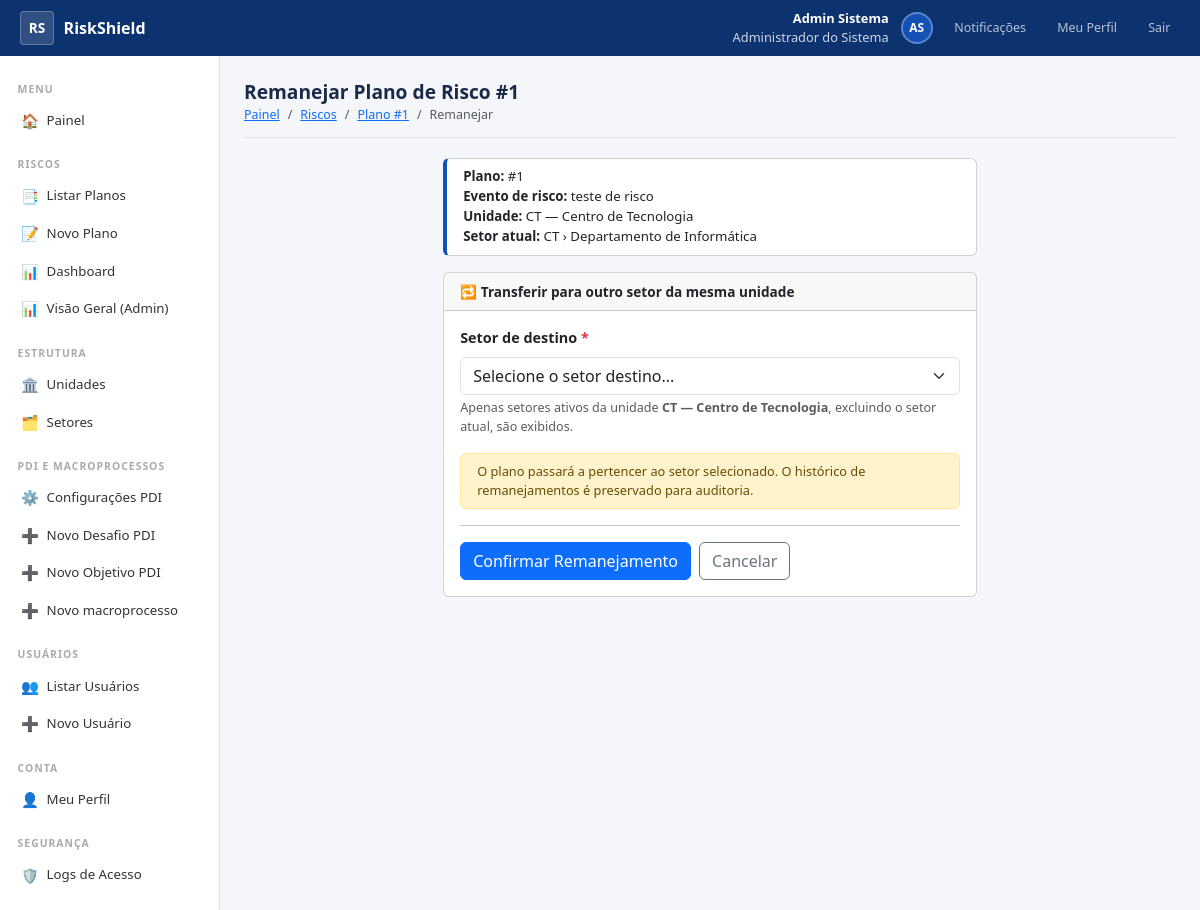
Page /riscos/1/remanejar/ (signed in) on the committed database.
### accounts/models.py (models this page shows, shortened)
class Usuario(AbstractBaseUser, PermissionsMixin):
    primeiro_nome = models.CharField('Primeiro Nome', max_length=80)
    sobrenome = models.CharField('Sobrenome', max_length=100)
    matricula = models.CharField('Matrícula', max_length=20, unique=True, db_index=True)
    email = models.EmailField('E-mail Institucional', unique=True, db_index=True)
    foto = models.ImageField('Foto', upload_to='fotos/', blank=True, null=True)
    telefone = models.CharField('Telefone Institucional', max_length=20, blank=True)
    cargo = models.CharField('Cargo / Função', max_length=120, blank=True)
    perfil = models.CharField(
        'Perfil',
        max_length=20,
        choices=Perfil.choices,
        default=Perfil.SERVIDOR,
        db_index=True,
    )
    ativo = models.BooleanField('Ativo', default=True, db_index=True)
    conta_ativada = models.BooleanField('Conta Ativada', default=False)
    is_staff = models.BooleanField('Acesso Admin Django', default=False)
    criado_em = models.DateTimeField('Criado em',    auto_now_add=True)
    atualizado_em = models.DateTimeField('Atualizado em', auto_now=True)
    deleted_at = models.DateTimeField('Excluído em',  null=True, blank=True, db_index=True)
    criado_por = models.ForeignKey(
        'self', on_delete=models.SET_NULL,
        null=True, blank=True,
        related_name='usuarios_criados',
        verbose_name='Criado por',
    )
    ultimo_login_ip = models.GenericIPAddressField('IP do Último Login', null=True, blank=True)
    history = HistoricalRecords(
        history_change_reason_field=models.TextField(null=True),
        excluded_fields=['last_login', 'ultimo_login_ip'],
    )
    objects = UsuarioManager()
    USERNAME_FIELD  = 'matricula'
    REQUIRED_FIELDS = ['email', 'primeiro_nome', 'sobrenome']
    class Meta:
        verbose_name = 'Usuário'
        verbose_name_plural  = 'Usuários'
        ordering = ['primeiro_nome', 'sobrenome']
    def get_nome_completo(self):
        return f'{self.primeiro_nome} {self.sobrenome}'.strip()
    def get_iniciais(self):
        partes = self.get_nome_completo().split()
        if len(partes) >= 2:
            return f'{partes[0][0]}{partes[-1][0]}'.upper()
        return self.matricula[:2].upper()
    @property
    def is_admin(self):
        return self.perfil == Perfil.ADMIN
    @property
    def is_servidor(self):
        return self.perfil == Perfil.SERVIDOR
    @property
    def pode_criar_usuario(self):
        return self.perfil in (Perfil.ADMIN, Perfil.GESTOR_UNIDADE)
    @property
    def pode_gerenciar_usuarios(self):
        return self.perfil in (Perfil.ADMIN, Perfil.GESTOR_UNIDADE, Perfil.GESTOR_SETOR)
    @property
    def pode_ver_logs(self):
        return self.perfil == Perfil.ADMIN

### riscos/models.py (models this page shows, shortened)
class PlanoDeRisco(models.Model):
    STATUS_SEM_TRATAMENTO = 'sem_tratamento'
    STATUS_COM_TRATAMENTO = 'com_tratamento'
    STATUS_CHOICES = [
        (STATUS_SEM_TRATAMENTO, 'Sem Tratamento'),
        (STATUS_COM_TRATAMENTO, 'Com Tratamento'),
    ]
    setor           = models.ForeignKey(Setor, on_delete=models.PROTECT,
                                        related_name='planos')
    criado_por      = models.ForeignKey(settings.AUTH_USER_MODEL,
                                        on_delete=models.PROTECT, related_name='planos_criados')
    status          = models.CharField(max_length=20, choices=STATUS_CHOICES,
                                       default=STATUS_SEM_TRATAMENTO, db_index=True)
    criado_em       = models.DateTimeField(auto_now_add=True)
    atualizado_em   = models.DateTimeField(auto_now=True)
    deleted_at      = models.DateTimeField(null=True, blank=True)
    history         = HistoricalRecords()
    class Meta:
        verbose_name = 'Plano de Risco'
        verbose_name_plural = 'Planos de Risco'
        ordering = ['-criado_em']

class IdentificacaoRisco(models.Model):
    TIPOLOGIA_CHOICES = [
        ('ESTRATEGICO',   'Estratégico'),
        ('OPERACIONAL',   'Operacional'),
        ('INTEGRIDADE',   'Integridade'),
        ('IMAGEM',        'Imagem'),
        ('LEGAL',         'Legal / Conformidade'),
        ('FINANCEIRO',    'Financeiro / Orçamentário'),
        ('AMB_EXTERNO',   'Ambiente Externo'),
    ]
    plano           = models.OneToOneField(PlanoDeRisco,
                                           on_delete=models.CASCADE, related_name='identificacao')
    tipologia       = models.CharField(max_length=20, choices=TIPOLOGIA_CHOICES)
    macroprocesso   = models.ForeignKey(Macroprocesso,
                                        on_delete=models.SET_NULL, null=True, blank=True)
    objetivo_pdi    = models.ForeignKey(ObjetivoPDI,
                                        on_delete=models.SET_NULL, null=True, blank=True)
    desafio_pdi     = models.ForeignKey(DesafioPDI,
                                            on_delete=models.SET_NULL, null=True, blank=True)
    descricao_evento = models.TextField('Descrição do Evento de Risco')
    causas          = models.TextField('Causas')
    consequencias   = models.TextField('Consequências')
    class Meta:
        verbose_name = 'Identificação do Risco'

### organizacional/models.py (models this page shows, shortened)
class Unidade(models.Model):
    TIPO_CHOICES = [
        ('REITORIA',     'Reitoria'),
        ('PRO_REITORIA', 'Pró-Reitoria'),
        ('CENTRO',       'Centro de Ensino'),
        ('ORGAO',        'Órgão Suplementar'),
        ('CAMPUS',       'Campus'),
    ]
    nome       = models.CharField('Nome', max_length=200)
    sigla      = models.CharField('Sigla', max_length=20, blank=True)
    tipo       = models.CharField('Tipo', max_length=20, choices=TIPO_CHOICES)
    ativo      = models.BooleanField('Ativo', default=True)
    deleted_at = models.DateTimeField('Excluído em', null=True, blank=True)
    criado_em  = models.DateTimeField('Criado em', auto_now_add=True)
    history    = HistoricalRecords()
    class Meta:  # pylint: disable=too-few-public-methods
        verbose_name         = 'Unidade'
        verbose_name_plural  = 'Unidades'
        ordering             = ['nome']
    def __str__(self):
        return f'{self.sigla} — {self.nome}' if self.sigla else self.nome

class Setor(models.Model):
    unidade    = models.ForeignKey(Unidade, on_delete=models.PROTECT, related_name='setores')
    nome       = models.CharField('Nome', max_length=200)
    sigla      = models.CharField('Sigla', max_length=20, blank=True)
    ativo      = models.BooleanField('Ativo', default=True)
    deleted_at = models.DateTimeField('Excluído em', null=True, blank=True)
    criado_em  = models.DateTimeField('Criado em', auto_now_add=True)
    history    = HistoricalRecords()
    class Meta:  # pylint: disable=too-few-public-methods
        verbose_name         = 'Setor / Subunidade'
        verbose_name_plural  = 'Setores / Subunidades'
        ordering             = ['unidade__nome', 'nome']
    def __str__(self):
        if self.unidade.sigla:  # pylint: disable=no-member
            return f'{self.unidade.sigla} › {self.nome}'  # pylint: disable=no-member
        return f'{self.unidade.nome} › {self.nome}'  # pylint: disable=no-member

### riscos/views.py (the view)
# urls.py: path('<int:pk>/remanejar/',       views.remanejar_plano,  name='remanejar_plano'),
@login_required
def remanejar_plano(request, pk):
    u = request.user
    perfil = getattr(u, 'perfil', '')
    if perfil not in (PERFIL_ADMINISTRADOR, PERFIL_GESTOR_UNIDADE) and not u.is_superuser:
        return HttpResponseForbidden('Apenas Gestores da Unidade ou \
                                     Administradores podem remanejar planos.')
    plano = get_object_or_404(PlanoDeRisco, pk=pk, deleted_at__isnull=True)
    if perfil == PERFIL_GESTOR_UNIDADE:
        if not qs_planos(u).filter(pk=plano.pk).exists():
            return HttpResponseForbidden('Este plano não pertence à sua unidade.')
    unidade = plano.setor.unidade
    if request.method == 'POST':
        form = RemanejarForm(request.POST, unidade=unidade, setor_atual=plano.setor)
        if form.is_valid():
            setor_destino = form.cleaned_data['setor']
            plano.setor = setor_destino
            plano.save(update_fields=['setor'])
            messages.success(
                request,
                f'Plano remanejado para o setor "{setor_destino}" com sucesso.'
            )
            return redirect('riscos:visualizar_plano', pk=plano.pk)
    else:
        form = RemanejarForm(unidade=unidade, setor_atual=plano.setor)
    return render(request, 'riscos/remanejar_plano.html', {
        'plano': plano,
        'form': form,
        'unidade': unidade,
    })

### templates/riscos/remanejar_plano.html (shortened to what this page needs)
{% extends 'base_sistema.html' %}
{% block content %}
<div class="page-header">
  <h1>Remanejar Plano de Risco #{{ plano.pk }}</h1>
  <ol class="breadcrumb mb-0">
    <li class="breadcrumb-item"><a href="{% url 'painel' %}">Painel</a></li>
    <li class="breadcrumb-item"><a href="{% url 'riscos:lista_planos' %}">Riscos</a></li>
    <li class="breadcrumb-item"><a href="{% url 'riscos:visualizar_plano' plano.pk %}">Plano #{{ plano.pk }}</a></li>
    <li class="breadcrumb-item active">Remanejar</li>
  </ol>
</div>
<div class="row justify-content-center">
  <div class="col-md-7">
    <div class="card mb-3" style="border-left:4px solid #1351B4;">
      <div class="card-body py-2 px-3" style="font-size:.83rem;">
        <div><strong>Plano:</strong> #{{ plano.pk }}</div>
        {% if plano.identificacao %}
        <div><strong>Evento de risco:</strong> {{ plano.identificacao.descricao_evento|truncatechars:140 }}</div>
        {% endif %}
        <div><strong>Unidade:</strong> {{ unidade }}</div>
        <div><strong>Setor atual:</strong> {{ plano.setor }}</div>
      </div>
    </div>
    <div class="card">
      <div class="card-header py-2">
        <strong style="font-size:.85rem;">🔁 Transferir para outro setor da mesma unidade</strong>
      </div>
      <div class="card-body">
        <form method="post" novalidate>
          <div class="mb-3">
            <label class="form-label fw-semibold">Setor de destino <span class="text-danger">*</span></label>
            {{ form.setor }}
            <div class="form-text">
              Apenas setores ativos da unidade <strong>{{ unidade }}</strong>, excluindo o setor atual, são exibidos.
            </div>
          </div>
          <div class="alert alert-warning py-2" style="font-size:.8rem;">
            O plano passará a pertencer ao setor selecionado. O histórico de remanejamentos
            é preservado para auditoria.
          </div>
          <hr>
          <div class="d-flex gap-2">
            <button type="submit" class="btn btn-primary">Confirmar Remanejamento</button>
            <a href="{% url 'riscos:visualizar_plano' plano.pk %}" class="btn btn-outline-secondary">Cancelar</a>
          </div>
        </form>
      </div>
    </div>
  </div>
</div>
{% endblock %}

### templates/base_sistema.html (shortened to what this page needs)
{% load static %}
<!DOCTYPE html>
<html lang="pt-BR">
<head>
  <link href="https://cdn.jsdelivr.net/npm/bootstrap@5.3.0/dist/css/bootstrap.min.css" rel="stylesheet">
  <link rel="stylesheet" href="{% static 'css/styles_sistema.css' %}">
</head>
<body>
<div class="topbar">
  <a href="{% url 'painel' %}" class="topbar-brand">
    <div class="topbar-logo">RS</div>
    RiskShield
  </a>
  <div class="topbar-right">
    <div class="topbar-user text-end">
      <strong>{{ request.user.primeiro_nome }} {{ request.user.sobrenome }}</strong>
      {{ request.user.get_perfil_display }}
    </div>
    <div class="topbar-avatar">
      {% if request.user.foto %}<img src="{{ request.user.foto.url }}" alt="">
      {% else %}{{ request.user.get_iniciais }}{% endif %}
    </div>
    <a href="{% url 'riscos:lista_notificacoes' %}" class="topbar-btn">
      Notificações
    </a>
    <a href="{% url 'meu_perfil' %}" class="topbar-btn">Meu Perfil</a>
    <a href="{% url 'logout' %}" class="topbar-btn">Sair</a>
  </div>
</div>
<div class="app-body">
  <nav class="sidebar">
    <div class="sidebar-section-title">Menu</div>
    <a href="{% url 'painel' %}" class="sidebar-link {% if request.resolver_match.url_name == 'painel' %}active{% endif %}">
      <span class="sidebar-icon">🏠</span> Painel
    </a>
    <div class="sidebar-section-title" style="margin-top:.5rem;">Riscos</div>
    <a href="{% url 'riscos:lista_planos' %}" class="sidebar-link {% if request.resolver_match.url_name == 'lista_planos' %}active{% endif %}">
      <span class="sidebar-icon">📑</span> Listar Planos
    </a>
    {% if not request.user.is_servidor %}
    <a href="{% url 'riscos:novo_plano' %}" class="sidebar-link {% if request.resolver_match.url_name == 'novo_plano' %}active{% endif %}">
      <span class="sidebar-icon">📝</span> Novo Plano
    </a>
    <a href="{% url 'riscos:dashboard' %}" class="sidebar-link {% if request.resolver_match.url_name == 'dashboard' %}active{% endif %}">
      <span class="sidebar-icon">📊</span> Dashboard
    </a>
    {% endif %}
    {% if request.user.is_admin %}
    <a href="{% url 'riscos:painel_riscos' %}" class="sidebar-link {% if request.resolver_match.url_name == 'painel_riscos' %}active{% endif %}">
      <span class="sidebar-icon">📊</span> Visão Geral (Admin)
    </a>
    {% endif %}
    {% if request.user.pode_criar_usuario %}
    <div class="sidebar-section-title" style="margin-top:.5rem;">Estrutura</div>
    <a href="{% url 'lista_unidades' %}" class="sidebar-link {% if 'unidade' in request.resolver_match.url_name %}active{% endif %}">
      <span class="sidebar-icon">🏛️</span> Unidades
    </a>
    <a href="{% url 'lista_setores' %}" class="sidebar-link {% if 'setor' in request.resolver_match.url_name %}active{% endif %}">
      <span class="sidebar-icon">🗂️</span> Setores
    </a>
    {% endif %}
    {% if request.user.is_admin or request.user.is_gestor_unidade %}
    <div class="sidebar-section-title" style="margin-top:.5rem;">PDI e Macroprocessos</div>
    <a href="{% url 'configuracao:painel_configuracao' %}" class="sidebar-link {% if 'configuracao' in request.resolver_match.app_names %}active{% endif %}">
      <span class="sidebar-icon">⚙️</span> Configurações PDI
    </a>
    <a href="{% url 'configuracao:desafio_criar' %}" class="sidebar-link {% if 'desafio_criar' in request.resolver_match.app_names %}active{% endif %}">
      <span class="sidebar-icon">➕</span> Novo Desafio PDI
    </a>
    <a href="{% url 'configuracao:objetivo_criar' %}" class="sidebar-link {% if 'objetivo_criar' in request.resolver_match.app_names %}active{% endif %}">
      <span class="sidebar-icon">➕</span> Novo Objetivo PDI
    </a>
    <a href="{% url 'configuracao:macroprocesso_criar' %}" class="sidebar-link {% if 'macroprocesso_criar' in request.resolver_match.app_names %}active{% endif %}">
      <span class="sidebar-icon">➕</span> Novo macroprocesso
    </a>
    {% endif %}
    {% if request.user.pode_gerenciar_usuarios %}
    <div class="sidebar-section-title" style="margin-top:.5rem;">Usuários</div>
    <a href="{% url 'lista_usuarios' %}" class="sidebar-link {% if request.resolver_match.url_name == 'lista_usuarios' %}active{% endif %}">
      <span class="sidebar-icon">👥</span> Listar Usuários
    </a>
    {% if request.user.pode_criar_usuario %}
    <a href="{% url 'cadastro_usuario' %}" class="sidebar-link {% if request.resolver_match.url_name == 'cadastro_usuario' %}active{% endif %}">
      <span class="sidebar-icon">➕</span> Novo Usuário
    </a>
    {% endif %}
    {% endif %}
    <div class="sidebar-section-title" style="margin-top:.5rem;">Conta</div>
    <a href="{% url 'meu_perfil' %}" class="sidebar-link {% if request.resolver_match.url_name == 'meu_perfil' %}active{% endif %}">
      <span class="sidebar-icon" >👤</span> Meu Perfil
    </a>
    {% if request.user.pode_ver_logs %}
    <div class="sidebar-section-title" style="margin-top:.5rem;">Segurança</div>
    <a href="{% url 'logs_acesso' %}" class="sidebar-link {% if request.resolver_match.url_name == 'logs_acesso' %}active{% endif %}">
      <span class="sidebar-icon">🛡️</span> Logs de Acesso
    </a>
    {% endif %}
  </nav>
  <div class="main-area">
    {% block content %}{% endblock %}
  </div>
</div>
</body>
</html>

### rows in the picture
Usuario: user.primeiro_nome "Admin", user.sobrenome "Sistema", user.perfil "Administrador do Sistema", user.get_iniciais "AS"
PlanoDeRisco: pk "1", identificacao.descricao_evento "teste de risco", setor "CT › Departamento de Informática"
Unidade: sigla+nome "CT — Centro de Tecnologia"
